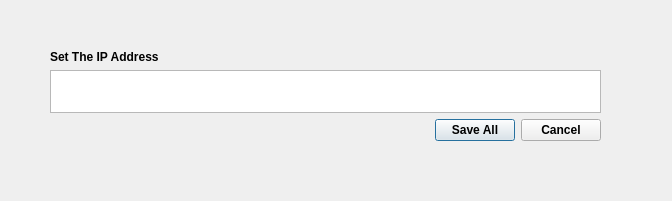
<?xml version="1.0" encoding="UTF-8"?>
<ui version="4.0">
 <class>Dialog</class>
 <widget class="QDialog" name="Dialog">
  <property name="windowModality">
   <enum>Qt::WindowModal</enum>
  </property>
  <property name="geometry">
   <rect>
    <x>0</x>
    <y>0</y>
    <width>672</width>
    <height>201</height>
   </rect>
  </property>
  <property name="font">
   <font>
    <weight>75</weight>
    <bold>true</bold>
   </font>
  </property>
  <property name="cursor">
   <cursorShape>PointingHandCursor</cursorShape>
  </property>
  <property name="windowTitle">
   <string>Connect to Scope</string>
  </property>
  <property name="modal">
   <bool>true</bool>
  </property>
  <widget class="QWidget" name="">
   <property name="geometry">
    <rect>
     <x>50</x>
     <y>50</y>
     <width>551</width>
     <height>91</height>
    </rect>
   </property>
   <layout class="QGridLayout" name="gridLayout_2">
    <item row="0" column="0">
     <layout class="QGridLayout" name="gridLayout">
      <item row="0" column="0">
       <widget class="QLabel" name="label">
        <property name="text">
         <string>Set The IP Address</string>
        </property>
       </widget>
      </item>
      <item row="1" column="0">
       <widget class="QTextEdit" name="textEdit"/>
      </item>
     </layout>
    </item>
    <item row="1" column="0">
     <widget class="QDialogButtonBox" name="buttonBox">
      <property name="orientation">
       <enum>Qt::Horizontal</enum>
      </property>
      <property name="standardButtons">
       <set>QDialogButtonBox::Cancel|QDialogButtonBox::SaveAll</set>
      </property>
     </widget>
    </item>
   </layout>
  </widget>
 </widget>
 <resources/>
 <connections>
  <connection>
   <sender>buttonBox</sender>
   <signal>accepted()</signal>
   <receiver>Dialog</receiver>
   <slot>accept()</slot>
   <hints>
    <hint type="sourcelabel">
     <x>248</x>
     <y>254</y>
    </hint>
    <hint type="destinationlabel">
     <x>157</x>
     <y>274</y>
    </hint>
   </hints>
  </connection>
  <connection>
   <sender>buttonBox</sender>
   <signal>rejected()</signal>
   <receiver>Dialog</receiver>
   <slot>reject()</slot>
   <hints>
    <hint type="sourcelabel">
     <x>316</x>
     <y>260</y>
    </hint>
    <hint type="destinationlabel">
     <x>286</x>
     <y>274</y>
    </hint>
   </hints>
  </connection>
 </connections>
</ui>
